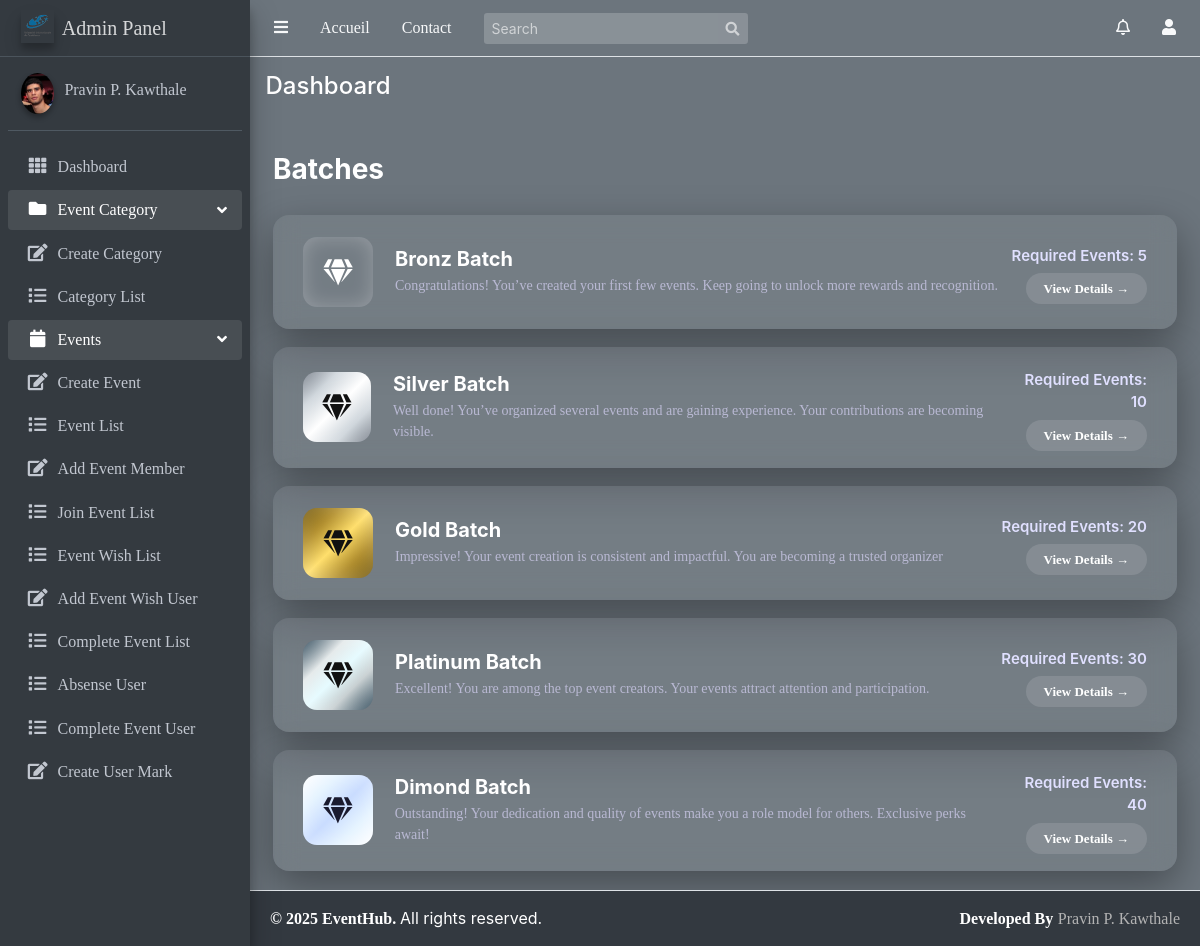
The app's page /Events/list-batch/ (signed in) with its own data.
### user/models.py (models this page shows, shortened)
class Batch(models.Model):
    name=models.CharField(max_length=100)
    description=models.TextField(blank=True)
    required_events=models.PositiveIntegerField(unique=True,default=0)
    image=models.ImageField(upload_to='batch_images/',null=True,blank=True)

### user/views.py (the view)
# urls.py: path('list-batch/', user_views.ListBatch.as_view(), name='list_batch'),
class ListBatch(LoginRequiredMixin,ListView):
    model=Batch
    template_name='user/batch_list.html'
    context_object_name='batches'
    paginate_by=10
    def get_queryset(self):
        return Batch.objects.all().order_by('required_events')

### user/context_processors.py (called while the page is built)
def notifications(request):
    if request.user.is_authenticated:
        navbar_notifications = Notification.objects.filter(
            receiver=request.user
        ).order_by('-timestamp')[:5]  # latest 5 notifications
        navbar_unread_count = Notification.objects.filter(
            receiver=request.user,
            is_read=False
        ).count()
    else:
        navbar_notifications = []
        navbar_unread_count = 0
    return {
        'navbar_notifications': navbar_notifications,
        'navbar_unread_count': navbar_unread_count
    }

### templates/user/batch_list.html (shortened to what this page needs)
{% extends 'base/base.html' %}
{% load static %}
{% block content %}
<div class="container-fluid mt-4">
    <div class="batch-wrapper">
        <div class="batch-title">Batches</div>
        {% for batch in batches %}
        <div class="batch-strip">
            <div class="batch-left">
                <div class="batch-badge
                    {% if batch.name|lower == 'bronze' %}bronze
                    {% elif batch.name|lower == 'silver' %}silver
                    {% elif batch.name|lower == 'gold' %}gold
                    {% elif batch.name|lower == 'platinum' %}platinum
                    {% elif batch.name|lower == 'dimond' %}diamond
                    {% endif %}">
                    <i class="fas fa-gem"></i>
                </div>
                <div class="batch-info">
                    <h4>{{ batch.name }} Batch</h4>
                    <p>{{ batch.description }}</p>
                </div>
            </div>
            <div class="batch-right">
                <div class="batch-meta">
                    Required Events: {{ batch.required_events }}
                </div>
                <div class="batch-action">
                    <a href="{% url 'detail_batch' batch.pk %}">
                        View Details →
                    </a>
                </div>
            </div>
        </div>
        {% empty %}
        <p class="text-center text-muted">No batches assigned.</p>
        {% endfor %}
    </div>
</div>
{% endblock content %}

### templates/user/batch_list.html (style rules this page uses)
body { background: radial-gradient(circle at top, #12121a, #0a0a10); font-family: "Inter", sans-serif; }
.batch-wrapper { max-width: 1200px; margin: auto; }
.batch-title { color: #fff; font-size: 28px; font-weight: 700; margin-bottom: 25px; }
.batch-strip { display: flex; align-items: center; justify-content: space-between; padding: 22px 30px; margin-bottom: 18px; border-radius: 16px; backdrop-filter: blur(12px); background: rgba(255,255,255,0.06); box-shadow: 0 15px 40px rgba(0,0,0,0.35); transition: transform .35s ease, box-shadow .35s ease; }
.batch-left { display: flex; align-items: center; gap: 22px; }
.batch-badge { width: 70px; height: 70px; border-radius: 14px; display: flex; align-items: center; justify-content: center; font-size: 26px; color: #fff; box-shadow: inset 0 0 20px rgba(255,255,255,0.25); }
.silver { background: linear-gradient( 135deg, #6f7782 0%, #cfd6dc 25%, #ffffff 50%, #cfd6dc 75%, #6f7782 100% ); color: #111; }
.gold { background: linear-gradient( 135deg, #6b4f00 0%, #b08d2c 25%, #ffdf6c 50%, #b08d2c 75%, #6b4f00 100% ); color: #111; }
.platinum { background: linear-gradient( 135deg, #1f3b4d 0%, #e5eaeb 30%, #e6fbff 50%, #c8d0d2 70%, #1f3b4d 100% ); color: #111; }
.diamond { background: linear-gradient( 135deg, #ffffff 0%, #e6f4ff 25%, #c9dcff 50%, #e6f4ff 75%, #ffffff 100% ); color: #1a1a2e; }
.batch-info h4 { color: #fff; margin: 0; font-size: 20px; font-weight: 700; }
.batch-info p { margin: 4px 0 0; font-size: 14px; color: #b9b9d3; }
.batch-right { text-align: right; }
.batch-meta { color: #e0e0ff; font-size: 15px; font-weight: 600; }
.batch-action { margin-top: 8px; }
.batch-action a { padding: 8px 18px; border-radius: 20px; background: rgba(255,255,255,0.12); color: #fff; text-decoration: none; font-size: 13px; font-weight: 600; transition: background .25s ease; }

### records on screen
Batch: name "Bronz", description "Congratulations! You’ve created your first few events. Keep going to unlock more rewards and recognition.", required_events "5"
Batch: name "Silver", description "Well done! You’ve organized several events and are gaining experience. Your contributions are becoming visible.", required_events "10"
Batch: name "Gold", description "Impressive! Your event creation is consistent and impactful. You are becoming a trusted organizer", required_events "20"
Batch: name "Platinum", description "Excellent! You are among the top event creators. Your events attract attention and participation.", required_events "30"
Batch: name "Dimond", description "Outstanding! Your dedication and quality of events make you a role model for others. Exclusive perks await!", required_events "40"
